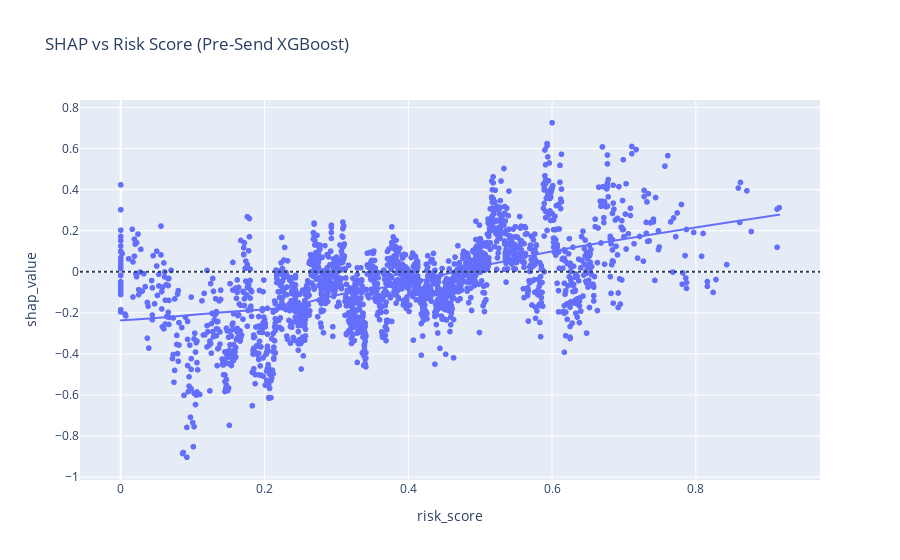

The notebook cell this image was saved under:
### Markdown cell above
## 🎯 Actionable Insights

Based on the A/B testing results and SHAP-driven model interpretability, the following operational actions are recommended to improve public health outreach effectiveness:

**1️⃣ Pair personalized messaging with barrier reduction**
While the personalized message (Variant B) increases scheduling probability, SHAP analysis shows that **access barriers (`barriers_index`) are the dominant negative driver** of follow-through. Messaging alone is unlikely to fully overcome logistical constraints.
**Operational action:** Combine Message B with barrier-reduction interventions (e.g., transportation vouchers, extended clinic hours, simplified booking links) for high-barrier individuals.

**2️⃣ Prioritize high-risk populations for personalized outreach**
Higher `risk_score` is associated with increased responsiveness to outreach.
**Operational action:** Allocate personalized messaging (Variant B) preferentially to higher-risk cohorts to maximize both public health impact and conversion efficiency.

**3️⃣ Target individuals with poor appointment adherence using multi-touch strategies**
Individuals with more `missed_appointments_1y` show lower predicted scheduling probability.
**Operational action:** For historically unreliable groups, deploy multi-touch outreach (e.g., SMS + IVR follow-up) or human-assisted scheduling to improve completion rates.

**4️⃣ Use uplift targeting to allocate limited resources**
Counterfactual predictions (`p_B − p_A`) identify individuals who benefit most from personalized messaging.
**Operational action:** When budgets or capacity are constrained, target Message B to the top uplift decile/quantile to maximize conversions per outreach dollar.



---

### Summary

> The analysis suggests that personalized messaging should be deployed selectively and paired with barrier-reduction strategies, as structural access constraints dominate messaging effects in determining follow-through.

### Code cell
# Identify index of risk_score feature
feat = "num__risk_score"
j = list(feature_names).index(feat)

risk_vals = X_shap_trans[:, j].toarray().ravel() if hasattr(X_shap_trans[:, j], "toarray") else X_shap_trans[:, j]
risk_shap = shap_values[:, j]

df_risk = pd.DataFrame({
    "risk_score": risk_vals,
    "shap_value": risk_shap
})

fig = px.scatter(
    df_risk,
    x="risk_score",
    y="shap_value",
    trendline="lowess",
    title="SHAP vs Risk Score (Pre-Send XGBoost)"
)
fig.add_hline(y=0, line_dash="dot")
fig.show()

### Figure 1 — Plotly figure (JSON) as saved in the notebook; plotly's stock layout.template omitted (floating-point values rounded to 4 significant figures; data arrays with more than 128 entries replaced by an {"elided": "..."} marker saying what was removed)
{"data": [{"hovertemplate": "risk_score=%{x}<br>shap_value=%{y}<extra></extra>", "legendgroup": "", "marker": {"color": "#636efa", "symbol": "circle"}, "mode": "markers", "name": "", "showlegend": false, "type": "scattergl", "x": {"elided": "2000 float values"}, "xaxis": "x", "y": {"elided": "2000 float values"}, "yaxis": "y"}, {"hovertemplate": "<b>LOWESS trendline</b><br><br>risk_score=%{x}<br>shap_value=%{y} <b>(trend)</b><extra></extra>", "legendgroup": "", "marker": {"color": "#636efa", "symbol": "circle"}, "mode": "lines", "name": "", "showlegend": false, "type": "scattergl", "x": {"elided": "2000 float values"}, "xaxis": "x", "y": {"elided": "2000 float values"}, "yaxis": "y"}], "layout": {"legend": {"tracegroupgap": 0}, "shapes": [{"line": {"dash": "dot"}, "type": "line", "x0": 0, "x1": 1, "xref": "x domain", "y0": 0, "y1": 0, "yref": "y"}], "title": {"text": "SHAP vs Risk Score (Pre-Send XGBoost)"}, "xaxis": {"anchor": "y", "domain": [0, 1], "title": {"text": "risk_score"}}, "yaxis": {"anchor": "x", "domain": [0, 1], "title": {"text": "shap_value"}}}}
